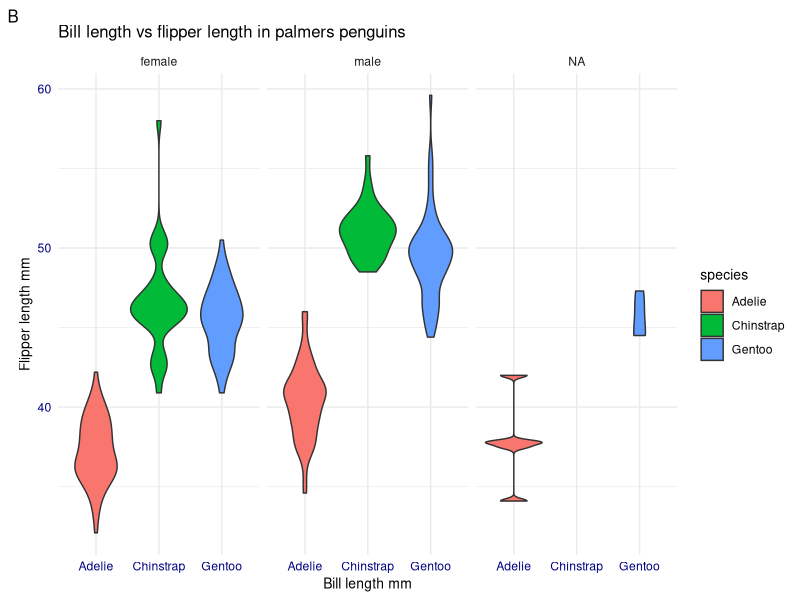

Reproduce this figure in R.
library(palmerpenguins)
library(tidyverse)
ggplot(penguins, aes(x = species, y = bill_length_mm, fill = species)) + 
  geom_violin() + 
  scale_color_viridis_d() +
  labs(
    x = "Bill length mm",
    y = "Flipper length mm",
    title = "Bill length vs flipper length in palmers penguins",
    tag = "B"
  ) +
  facet_wrap(facets = vars(sex)) +
  theme_minimal() +
  theme(title = element_text(size = 10),
        axis.title = element_text(size = 10),
        axis.text = element_text(colour = "navy"))
